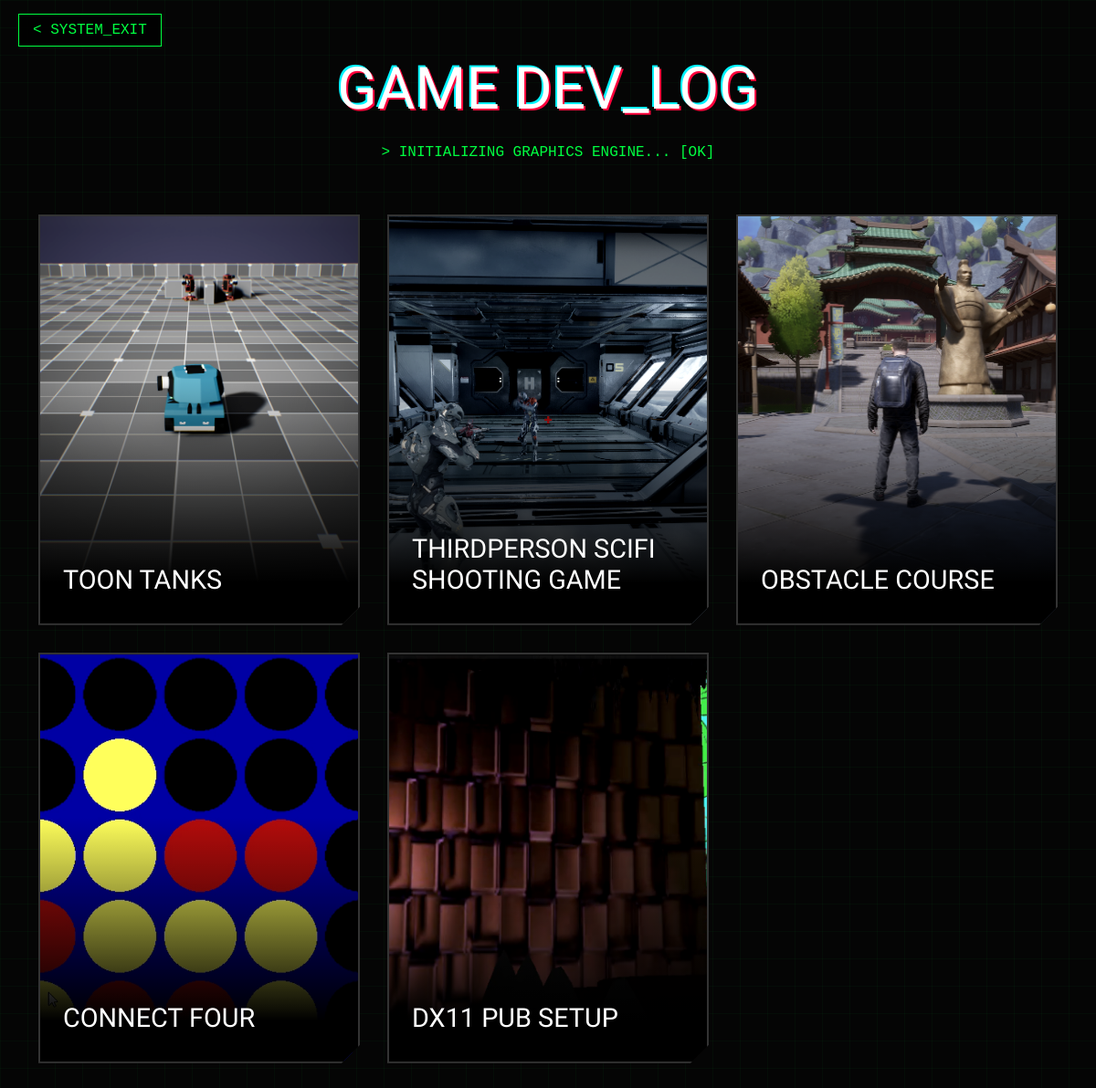
Screenshot of /game-projects/ with the database file from the repository.
### Homepage/models.py (models this page shows, shortened)
class Project(models.Model):
    CATEGORY_CHOICES = [
        ('GAME', 'Game Development'),
        ('DATA', 'Data Engineer'),
        ('WEB', 'Full Stack Web'),
    ]
    title = models.CharField(max_length=200)
    description = models.TextField()
    image = models.ImageField(upload_to='projects/')
    link = models.URLField(blank=True) # Optional link to GitHub or Demo
    category = models.CharField(max_length=10, choices=CATEGORY_CHOICES)
    created_at = models.DateTimeField(auto_now_add=True)

### Homepage/views.py (the view)
# urls.py: path('game-projects/', views.game_projects, name='game_projects'),
def game_projects(request):
    projects = Project.objects.filter(category='GAME')
    return render(request, 'portfolio/game_projects.html', {'projects': projects})

### Homepage/templates/portfolio/game_projects.html (shortened to what this page needs)
{% load static %}
<!DOCTYPE html>
<html lang="en">
<head>
    <link href="https://cdn.jsdelivr.net/npm/bootstrap@5.3.8/dist/css/bootstrap.min.css" rel="stylesheet">
</head>
<body>
    <div class="system-nav">
        <a href="{% url 'home' %}" class="btn-system">< SYSTEM_EXIT</a>
    </div>
    <div class="container">
        <div class="header-container">
            <h1 class="glitch-title">GAME DEV_LOG</h1>
            <p class="console-text">> INITIALIZING GRAPHICS ENGINE... [OK]</p>
        </div>
        <div class="game-grid">
            {% for project in projects %}
            <div class="game-card">
                {% if project.image %}
                    <img src="{{ project.image.url }}" class="game-image" alt="{{ project.title }}">
                {% else %}
                    <div style="height: 100%; display: flex; align-items: center; justify-content: center; background: #222;">
                        <span style="color: #444;">NO_SIGNAL</span>
                    </div>
                {% endif %}
                <div class="game-overlay">
                    <h2 class="game-title">{{ project.title }}</h2>
                </div>
            </div>
            {% empty %}
                <div style="grid-column: 1/-1; text-align: center; padding: 50px;">
                    <h3 style="color: #444;">// NO GAMES FOUND IN DATABASE</h3>
                </div>
            {% endfor %}
        </div>
    </div>
</body>
</html>

### Homepage/templates/portfolio/game_projects.html (style rules this page uses)
:root { --bg-dark: #050505; --neon-green: #00ff41; --neon-pink: #ff003c; --neon-blue: #00f3ff; --hud-bg: rgba(0, 0, 0, 0.85); }
body { background-color: var(--bg-dark); color: white; font-family: 'Rajdhani', sans-serif; background-image: linear-gradient(rgba(0, 255, 65, 0.03) 1px, transparent 1px), linear-gradient(90deg, rgba(0, 255, 65, 0.03) 1px, transparent 1px); background-size: 30px 30px; min-height: 100vh; overflow-x: hidden; }
.header-container { padding: 60px 0 40px; text-align: center; position: relative; }
.glitch-title { font-family: 'Bitcount Grid Single', sans-serif; font-size: 4rem; text-transform: uppercase; color: white; position: relative; display: inline-block; text-shadow: 2px 2px var(--neon-pink), -2px -2px var(--neon-blue); }
.console-text { color: var(--neon-green); font-family: monospace; font-size: 1rem; margin-top: 10px; }
.game-grid { display: grid; grid-template-columns: repeat(auto-fill, minmax(350px, 1fr)); gap: 30px; padding-bottom: 50px; }
.game-card { position: relative; height: 450px; background: #111; border: 2px solid #333; overflow: hidden; transition: all 0.3s ease; clip-path: polygon( 0 0, 100% 0, 100% calc(100% - 20px), calc(100% - 20px) 100%, 0 100% ); }
.game-image { width: 100%; height: 100%; object-fit: cover; filter: grayscale(40%) contrast(1.1); transition: 0.5s ease; }
.game-overlay { position: absolute; bottom: 0; left: 0; width: 100%; height: 100%; background: linear-gradient(to top, black 10%, transparent 60%); display: flex; flex-direction: column; justify-content: flex-end; padding: 25px; opacity: 1; transition: 0.3s; }
.game-title { font-family: 'Bitcount Grid Single', sans-serif; font-size: 1.8rem; text-transform: uppercase; margin-bottom: 5px; transform: translateY(0); transition: 0.3s; }
.system-nav { position: fixed; top: 20px; left: 20px; z-index: 100; }
.btn-system { background: rgba(0,0,0,0.8); border: 1px solid var(--neon-green); color: var(--neon-green); padding: 8px 15px; text-decoration: none; font-family: monospace; text-transform: uppercase; }

### rows the page displays
Project: image (picture), title "TOON TANKS"
Project: image (picture), title "THIRDPERSON SCIFI SHOOTING GAME"
Project: image (picture), title "OBSTACLE COURSE"
Project: image (picture), title "CONNECT FOUR"
Project: image (picture), title "DX11 PUB SETUP"
